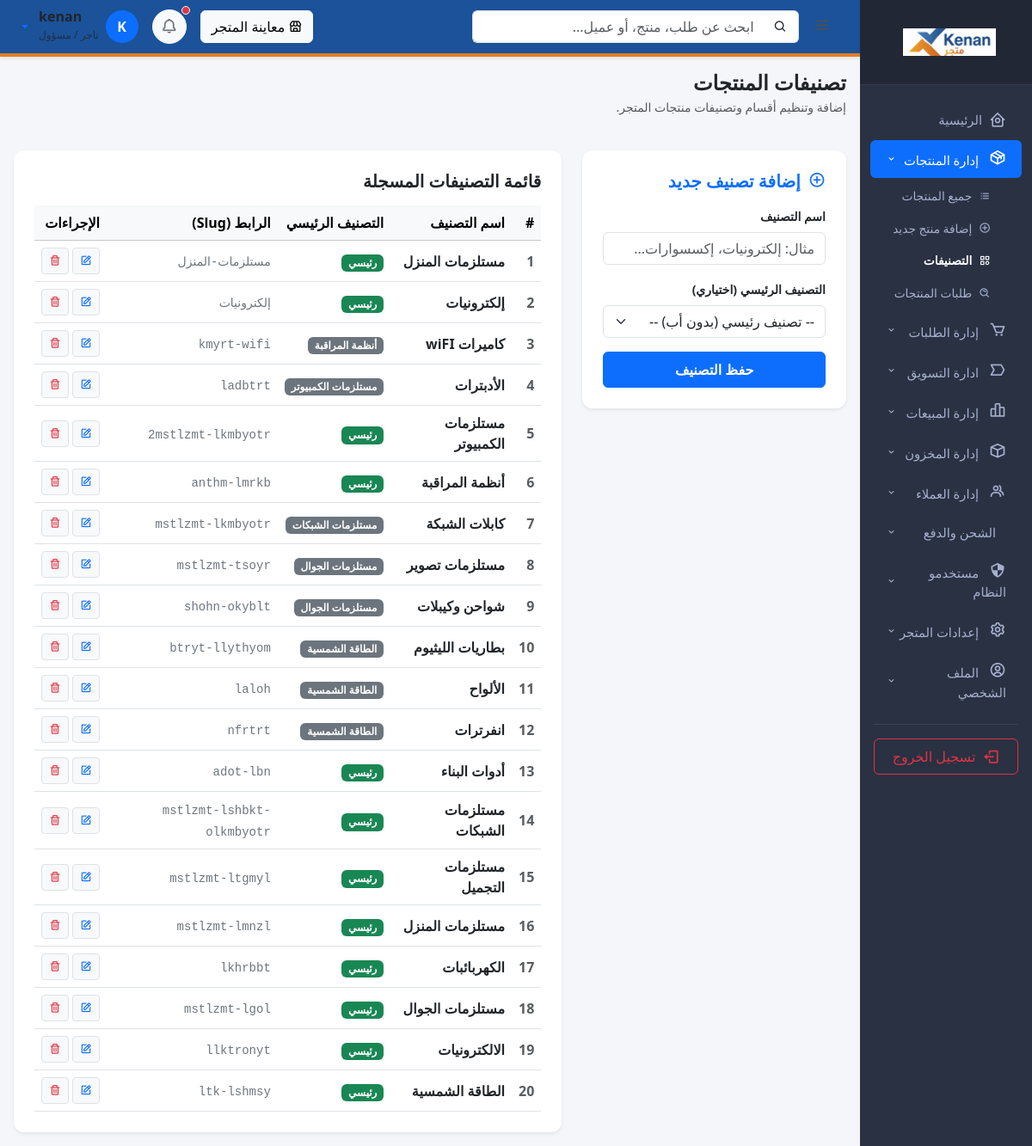
Page /merchant/categories/ (signed in) on the earlier database version.
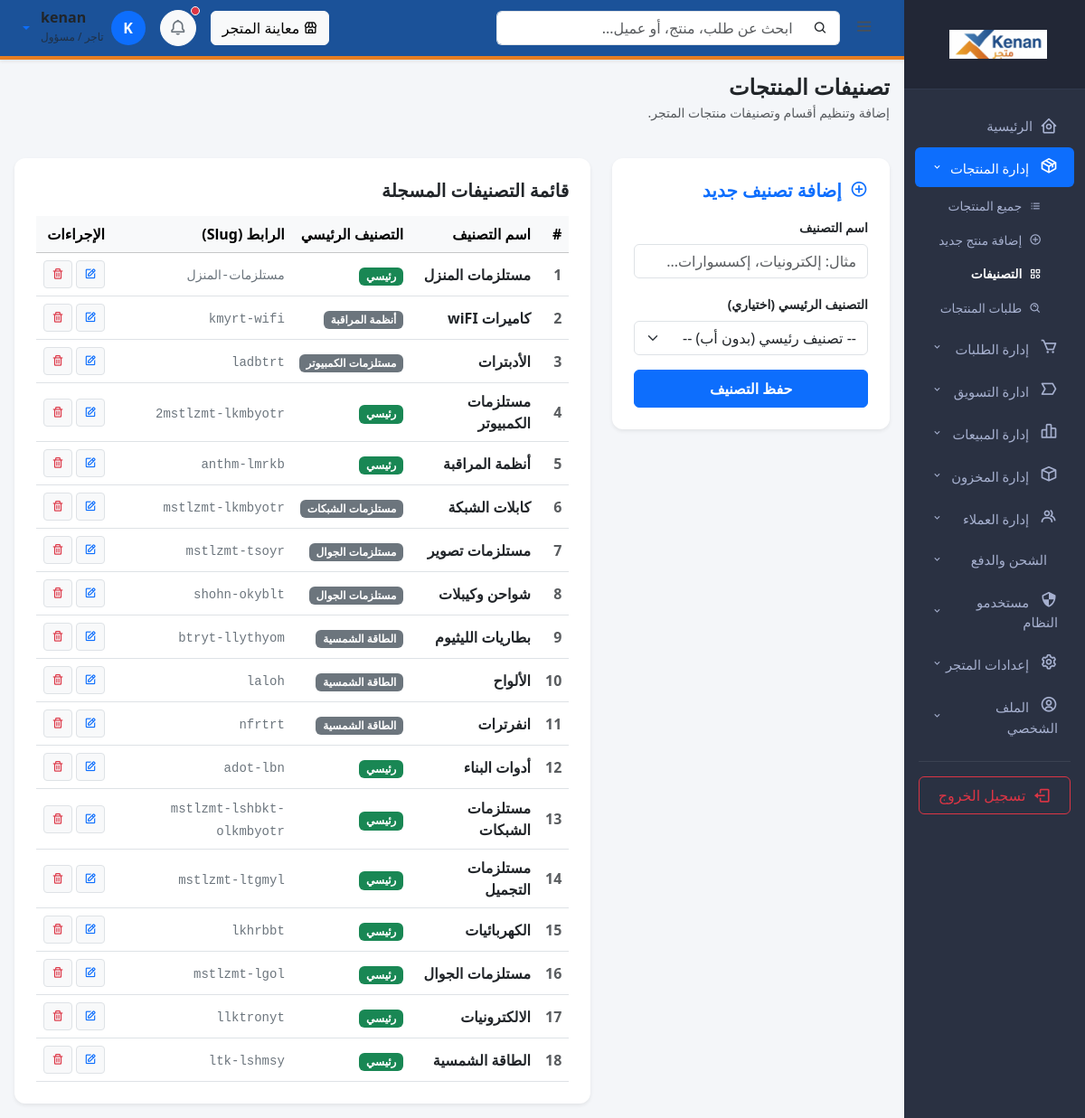
Same page on the later database version.
### shop/models/category.py (models this page shows, shortened)
class Category(django.db.models.Model):
    name = django.db.models.CharField(max_length=200, verbose_name="اسم التصنيف")
    slug = django.db.models.SlugField(unique=True, null=True, blank=True, verbose_name="الرابط (Slug)")
    parent = django.db.models.ForeignKey(
        'self',
        on_delete=django.db.models.CASCADE,
        null=True,
        blank=True,
        related_name='children',
        verbose_name="التصنيف الرئيسي"
    )
    class Meta:
        verbose_name = "تصنيف"
        verbose_name_plural = "التصنيفات"

### shop/views/merchant/category_list.py (the view, shortened to what this page needs)
@staff_required
def merchant_category_list(request):
    categories = Category.objects.all().order_by('-id')
    main_categories = Category.objects.filter(parent__isnull=True)
    context = {
        'categories': categories,
        'main_categories': main_categories,
    }
    return render(request, 'shop/merchant/merchant_category_list.html', context)

### shop/context_processors.py (called while the page is built)
def nav_categories(request):
    return {'nav_categories': Category.objects.filter(parent=None).prefetch_related('children')}

def cart_summary(request):
    cart_id = request.session.get('cart_id')
    cart = Cart.objects.filter(id=cart_id).first() if cart_id else None
    return {'cart_count': cart.get_total_items() if cart else 0}

### shop/views/merchant/staff_required.py (called while the page is built)
def staff_required(view_func):
    def check_user(user):
        return user.is_authenticated and user.is_staff
    decorated_view = user_passes_test(
        check_user,
        login_url='login',
        redirect_field_name=None
    )(view_func)
    return decorated_view

### shop/templates/shop/merchant/merchant_category_list.html (shortened to what this page needs)
{% extends 'admin/veltrix_base.html' %}
{% load static %}
{% block content %}
<div class="d-flex justify-content-between align-items-center mb-4">
    <div>
        <h4 class="fw-bold text-dark m-0">تصنيفات المنتجات</h4>
        <p class="text-muted small mt-1">إضافة وتنظيم أقسام وتصنيفات منتجات المتجر.</p>
    </div>
</div>
<div class="row g-4">
    <div class="col-lg-4">
        <div class="card p-4 shadow-sm border-0">
            <h5 class="fw-bold mb-3 text-primary"><i class="bx bx-plus-circle me-1"></i> إضافة تصنيف جديد</h5>
            <form method="POST">
                <div class="mb-3">
                    <label class="form-label fw-bold small">اسم التصنيف</label>
                    <input type="text" name="name" class="form-control" placeholder="مثال: إلكترونيات، إكسسوارات..." required>
                </div>
                <div class="mb-3">
                    <label class="form-label fw-bold small">التصنيف الرئيسي (اختياري)</label>
                    <select name="parent" class="form-select">
                        <option value="">-- تصنيف رئيسي (بدون أب) --</option>
                    </select>
                </div>
                <button type="submit" class="btn btn-primary w-100 py-2 fw-bold">حفظ التصنيف</button>
            </form>
        </div>
    </div>
    <div class="col-lg-8">
        <div class="card p-4 shadow-sm border-0">
            <h5 class="fw-bold mb-3">قائمة التصنيفات المسجلة</h5>
            <div class="table-responsive">
                <table class="table table-hover align-middle mb-0">
                    <thead class="table-light">
                        <tr>
                            <th>#</th>
                            <th>اسم التصنيف</th>
                            <th>التصنيف الرئيسي</th>
                            <th>الرابط (Slug)</th>
                            <th>الإجراءات</th>
                        </tr>
                    </thead>
                    <tbody>
                        {% for cat in categories %}
                        <tr>
                            <td class="fw-bold text-muted">{{ forloop.counter }}</td>
                            <td class="fw-bold text-dark">{{ cat.name }}</td>
                            <td>
                                {% if cat.parent %}
                                    <span class="badge bg-secondary">{{ cat.parent.name }}</span>
                                {% else %}
                                    <span class="badge bg-success">رئيسي</span>
                                {% endif %}
                            </td>
                            <td><code class="text-secondary">{{ cat.slug }}</code></td>
                            <td>
                                <div class="d-flex gap-1">
                                    <button class="btn btn-sm btn-light text-primary border" data-bs-toggle="modal" data-bs-target="#editCategoryModal{{ cat.id }}" title="تعديل">
                                        <i class="bx bx-edit"></i>
                                    </button>
                                    <form method="post" onsubmit="return confirm('هل أنت متأكد من حذف هذا التصنيف؟');">
                                        <button type="submit" class="btn btn-sm btn-light text-danger border" title="حذف">
                                            <i class="bx bx-trash"></i>
                                        </button>
                                    </form>
                                </div>
                            </td>
                        </tr>
                        {% empty %}
                        <tr>
                            <td colspan="5" class="text-center py-4 text-muted">لا توجد تصنيفات مضافة حتى الآن.</td>
                        </tr>
                        {% endfor %}
                    </tbody>
                </table>
            </div>
        </div>
    </div>
</div>
{% endblock %}

Differences in the rows shown:
removed Category: name "إلكترونيات", shows "رئيسي", slug "إلكترونيات"
removed Category: name "مستلزمات المنزل", shows "رئيسي", slug "mstlzmt-lmnzl"
changed Category "lkhrbbt": name "الكهربائبات" → "الكهربائيات"
